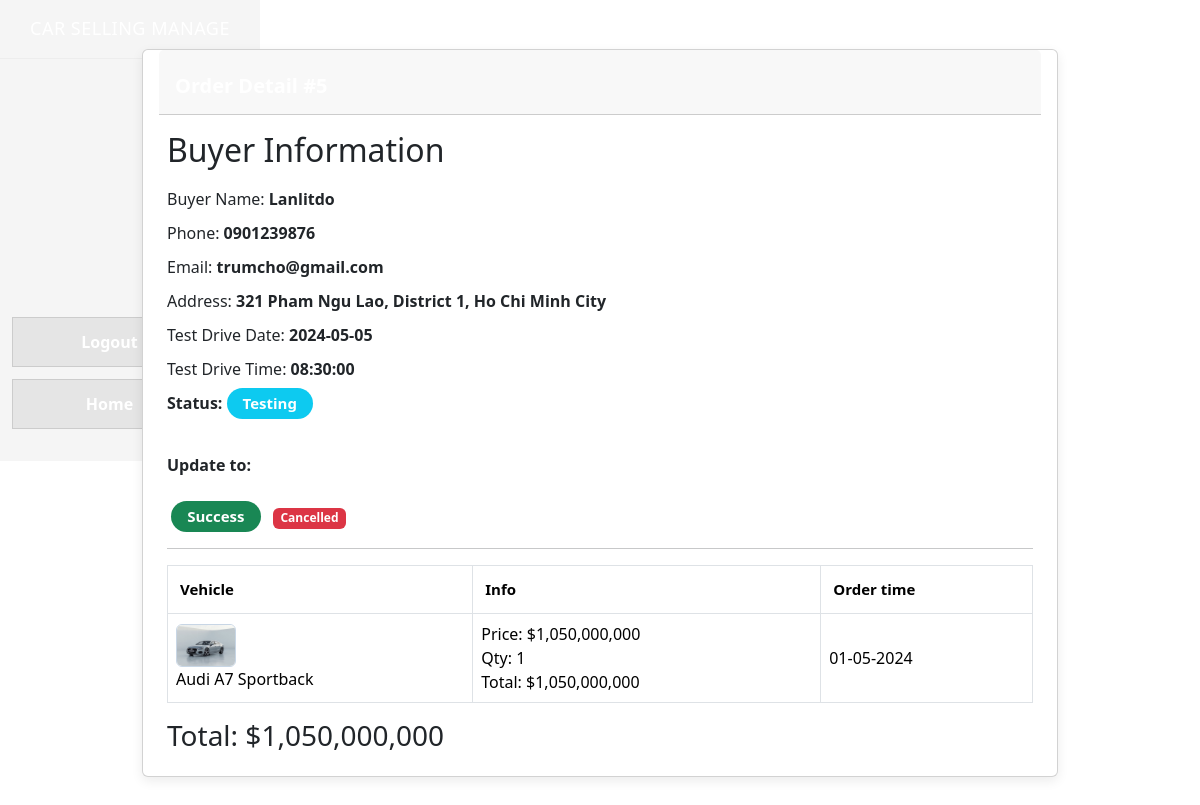
/admin/order-detail.php?order_id=5, run on the app's committed database.
### tables this page shows
CREATE TABLE orders (
    order_id INT AUTO_INCREMENT PRIMARY KEY,
    customer_id INT NOT NULL, 
    status INT(11) NOT NULL DEFAULT 2, 
    total_amount DECIMAL(15, 2) NOT NULL DEFAULT 0.00,
    deposit DECIMAL(15, 2) DEFAULT 0.00,
    shipping_name VARCHAR(255),
    shipping_phone VARCHAR(20),
    shipping_address TEXT,
    test_drive_date DATE,
    test_drive_time TIME,
    showroom VARCHAR(50),
    created_at timestamp NOT NULL DEFAULT current_timestamp(), 
    CONSTRAINT fk_orders_customer FOREIGN KEY (customer_id) REFERENCES customer(customer_id)
);

CREATE TABLE customer (
    customer_id INT AUTO_INCREMENT PRIMARY KEY,
    name VARCHAR(255) NOT NULL,
    age INT, 
    phone_number VARCHAR(20),
    email VARCHAR(255),
    dob DATE, 
    username VARCHAR(100) UNIQUE,
    address varchar(191) DEFAULT NULL, 
    password VARCHAR(255),
    role VARCHAR(20) DEFAULT 'user' 
);

CREATE TABLE order_detail (
    order_detail_id INT AUTO_INCREMENT PRIMARY KEY,
    vehicle_id INT NOT NULL,
    order_id INT DEFAULT NULL,
    amount DECIMAL(15, 2) NOT NULL,
	quantity INT(11) NOT NULL,
    created_at timestamp NOT NULL DEFAULT current_timestamp(),
    CONSTRAINT fk_orderdetail_vehicle FOREIGN KEY (vehicle_id) REFERENCES vehicle(vehicle_id),
    CONSTRAINT fk_orderdetail_orders FOREIGN KEY (order_id) REFERENCES orders(order_id) ON DELETE CASCADE
);

CREATE TABLE vehicle (
    vehicle_id INT AUTO_INCREMENT PRIMARY KEY,
    manufacturer_id INT, 
    model VARCHAR(255) NOT NULL,
    year INT,
    price DECIMAL(15, 2), 
    image_url VARCHAR(500),
    video_url VARCHAR(500), 
    stock INT DEFAULT 0, 
    description TEXT,
    CONSTRAINT fk_vehicle_manufacturer FOREIGN KEY (manufacturer_id) REFERENCES manufacturer(manufacturer_id)
);

### admin/order-detail.php (the view, shortened to what this page needs)
<?php
include("dbconn.php");
$order_id = isset($_GET['order_id']) ? (int)$_GET['order_id'] : 0;
$sqlOrder = "
    SELECT
        o.order_id,
        o.status,
        o.test_drive_date,o.test_drive_time,
        o.shipping_name,
        o.shipping_phone,
        o.shipping_address,
        COALESCE(o.shipping_name, c.name) AS display_name,
        COALESCE(o.shipping_phone, c.phone_number) AS display_phone,
        COALESCE(o.shipping_address, c.address) AS display_address,
        c.email
    FROM orders o
    JOIN customer c ON o.customer_id = c.customer_id
    WHERE o.order_id = $order_id
";
$orderInfo = mysqli_query($link, $sqlOrder);
$first = mysqli_fetch_assoc($orderInfo);
$sqlDetail = "
    SELECT od.quantity, od.amount, od.created_at,
           v.model, v.image_url
    FROM order_detail od
    JOIN vehicle v ON od.vehicle_id = v.vehicle_id
    WHERE od.order_id = $order_id
";
$details = mysqli_query($link, $sqlDetail);
$total = 0;
?>
<!DOCTYPE html>
<html lang="en">
<head>
    <link rel="stylesheet" href="bootstrap.min.css">
    <link rel="stylesheet" href="./css/admin_order.css">
</head>
<body>
<div class="layout">
    <?php include("header.php"); ?>
    <div class="container-fluid">
        <div class="row">
            <div class="col-12">
                <div class="card my-4">
                    <div class="card-header p-0 position-relative mt-n4 mx-3 z-index-2">
                        <div class="bg-gradient-primary shadow-primary border-radius-lg pt-4 pb-3">
                            <h6 class="text-white text-capitalize ps-3">Order Detail #<?= $order_id ?></h6>
                        </div>
                    </div>
                    <div class="card-body px-4">
                        <h2>Buyer Information</h2>
                        Buyer Name: <strong><?= htmlspecialchars($first['display_name']) ?></strong><br>
                        Phone: <strong><?= htmlspecialchars($first['display_phone']) ?></strong><br>
                        Email: <strong><?= htmlspecialchars($first['email']) ?></strong><br>
                        Address: <strong><?= nl2br(htmlspecialchars($first['display_address'])) ?></strong><br>
                        Test Drive Date: <strong><?= htmlspecialchars($first['test_drive_date']) ?></strong><br>
                        Test Drive Time: <strong><?= htmlspecialchars($first['test_drive_time']) ?></strong><br>
                        <strong>Status:</strong>
                        <?php
                        switch ($first['status']) {
                            case 3:
                                echo '<span class="badge bg-info">Testing</span>';
                                break;
                        }
                        ?>
                        <?php if ($first['status'] == 2 || $first['status'] == 3): ?>
                            <br><br><strong>Update to:</strong>
                            <?php if ($first['status'] == 2): ?>
                                <a href="order.php?order=3&order_id=<?= $order_id ?>" class="badge bg-info">Testing</a>
                            <?php elseif ($first['status'] == 3): ?>
                                 <br><br><strong></strong>
                                <a href="order.php?order=4&order_id=<?= $order_id ?>" class="badge bg-success">Success</a>
                                <a href="order.php?order=5&order_id=<?= $order_id ?>" class="badge bg-danger"> Cancelled </a>
                            <?php endif; ?>
                            <?php elseif ($first['status'] == 1): ?>
                                <br><br><strong>Approve or Reject:</strong>
                                <a href="order.php?order=5&order_id=<?= $order_id ?>" class="badge bg-success">Approve</a>
                                <a href="order.php?order=2&order_id=<?= $order_id ?>" class="badge bg-danger">Reject</a>
                            <?php endif; ?>
                        <hr>
                        <table class="table table-bordered">
                            <thead>
                                <tr>
                                    <th>Vehicle</th>
                                    <th>Info</th>
                                    <th>Order time</th>
                                </tr>
                            </thead>
                            <tbody>
                            <?php while ($item = mysqli_fetch_assoc($details)) { ?>
                                <tr>
                                    <td>
                                        <img src="../<?= htmlspecialchars($item['image_url']) ?>" width="60" alt="vehicle"><br>
                                        <?= htmlspecialchars($item['model']) ?>
                                    </td>
                                    <td>
                                        Price: $<?= number_format($item['amount']) ?><br>
                                        Qty: <?= $item['quantity'] ?><br>
                                        Total:
                                        <?php
                                        $tmp = $item['quantity'] * $item['amount'];
                                        $total += $tmp;
                                        echo "$" . number_format($tmp);
                                        ?>
                                    </td>
                                    <td><?= date('d-m-Y', strtotime($item['created_at'])) ?></td>
                                </tr>
                            <?php } ?>
                            </tbody>
                        </table>
                        <h3>Total: $<?= number_format($total) ?></h3>
                    </div>
                </div>
            </div>
        </div>
    </div>
</div>
</body>
</html>

### admin/css/admin_order.css (style rules this page uses)
.layout { display: flex; width: 100%; }
.container-fluid { margin-left: 320px; padding: 25px; max-width: calc(100% - 260px); width: 80%; }
.card { border-radius: 12px; overflow: hidden; background: #fdfefe; box-shadow: 0 4px 12px rgba(0,0,0,0.08); margin-bottom: 20px; }
.card-header { padding: 15px 20px; background: #85b4e8; color: #fff; border-top-left-radius: 12px; border-top-right-radius: 12px; display: flex; flex-direction: column; align-items: flex-start; gap: 12px; }
.card-header h6 { margin: 0; font-weight: 700; font-size: 20px; }
.badge { cursor: pointer; padding: 6px 14px; font-size: 14px; font-weight: 500; border-radius: 12px; text-decoration: none; transition: 0.25s; margin-right: 8px; }
.badge.bg-info { border-radius: 20px; padding: 8px 16px; font-size: 15px; background: #ce9fcc; }
.badge.bg-success { border-radius: 20px; padding: 8px 16px; font-size: 15px; background: #a9f2ba; }
.table { margin-top: 10px; border-radius: 8px; overflow: hidden; width: 100%; margin: 0; border-radius: 0; }
.table thead tr { background: #91beea; color: #ffffff; }
.table thead th { padding: 12px; font-size: 15px; font-weight: 600; border-bottom: none; }
.table td, .table th { vertical-align: middle; padding: 12px; }
.table img { border-radius: 6px; object-fit: cover; border: 1px solid #c8d6e5; }
strong { font-weight: 600; margin-top: 10px; display: inline-block; }
hr { margin: 15px 0; border-top: 1px solid #ccc; }

### data on the page
orders: customer.email "trumcho@gmail.com", test_drive_date "2024-05-05", test_drive_time "08:30:00"
order_detail: vehicle.image_url (picture), vehicle.model "Audi A7 Sportback", amount "1,050,000,000", quantity "1", tmp "1,050,000,000", created_at "01-05-2024"

### other printed values
$first['display_name'] "Lanlitdo"
$first['display_phone'] "0901239876"
$first['display_address'] "321 Pham Ngu Lao, District 1, Ho Chi Minh City"
$total "1,050,000,000"
